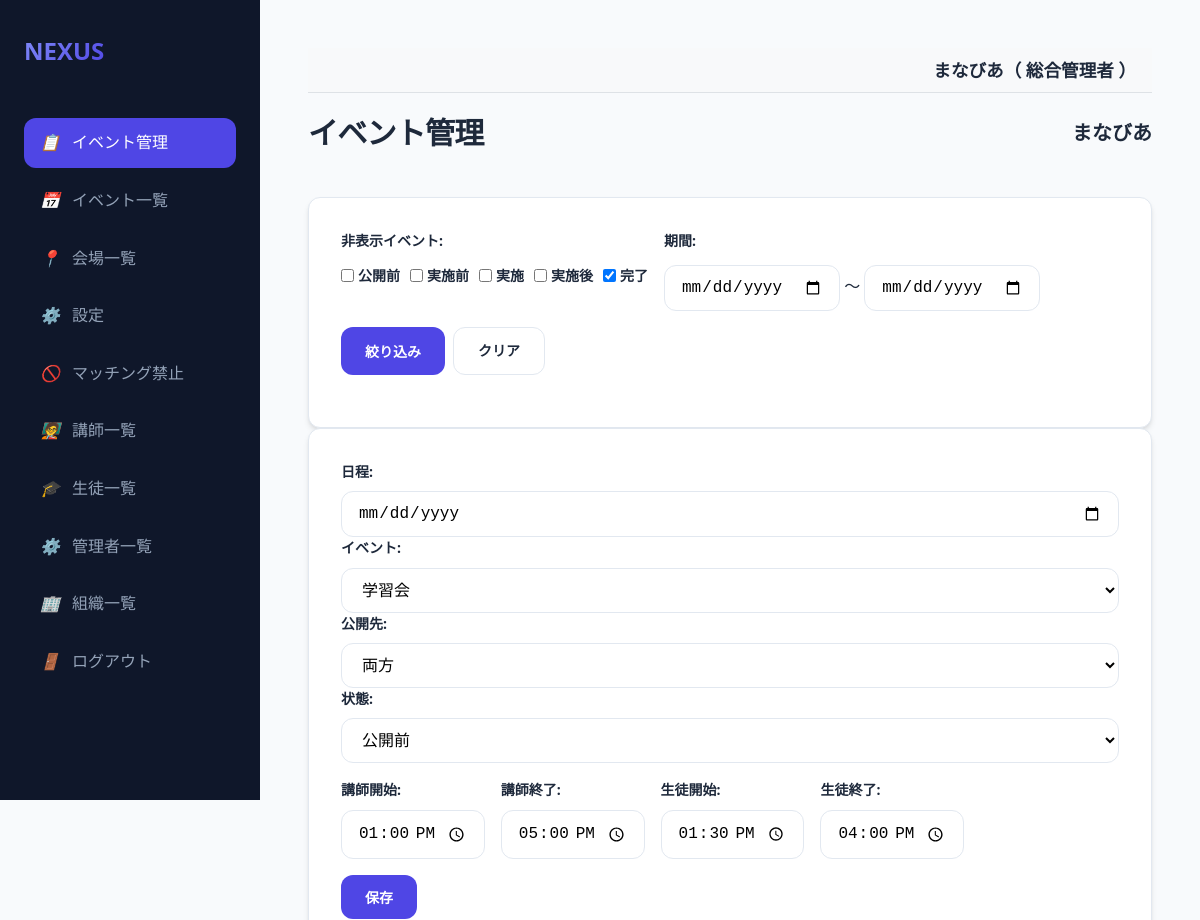
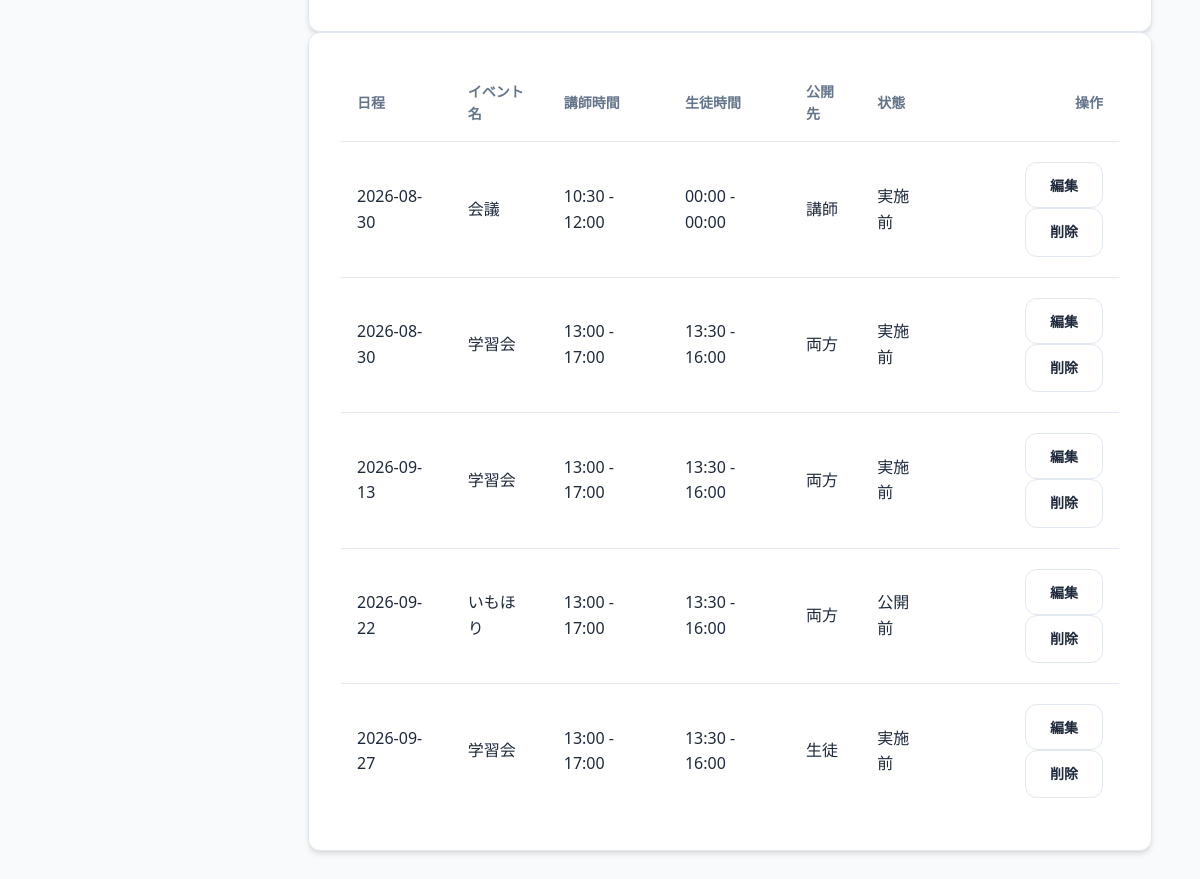
Before: /events (signed in) with the older database file (2 pictures, top to bottom).
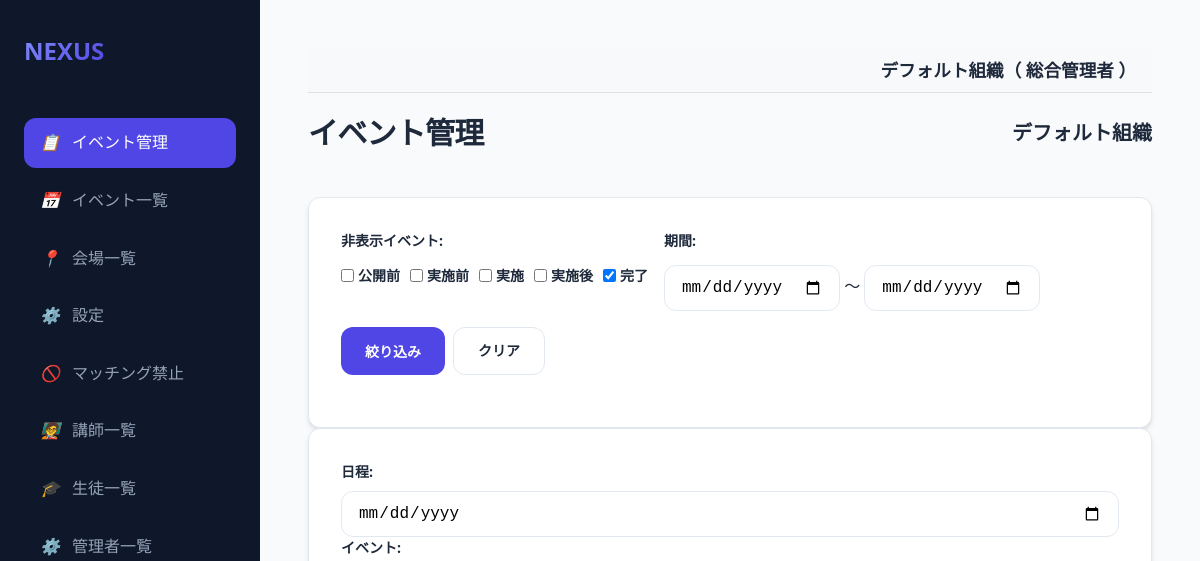
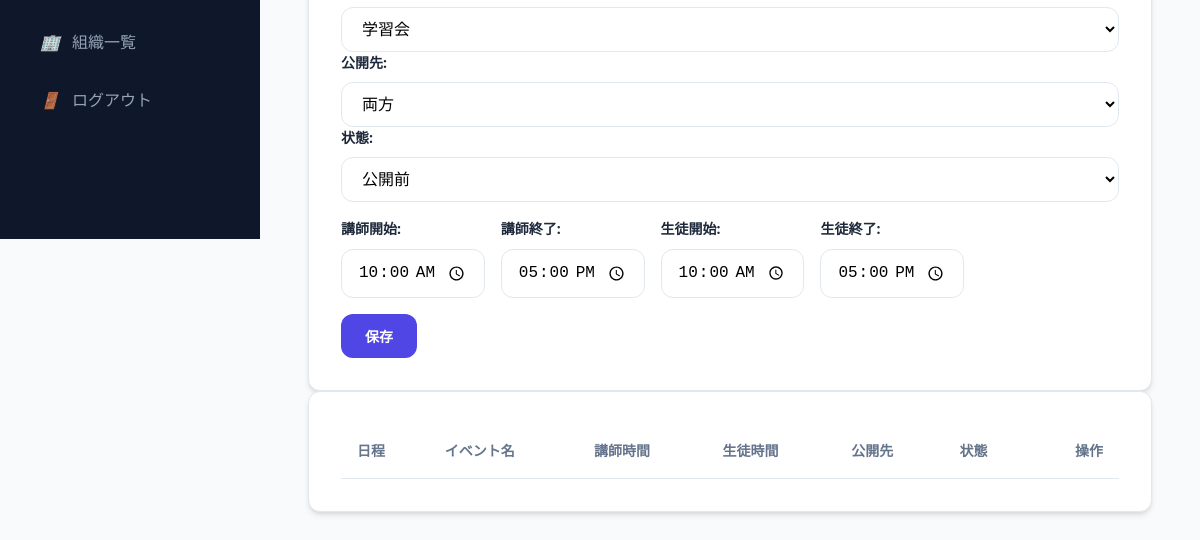
After: the same page with the newer database file (2 pictures, top to bottom).
### models.py (models this page shows, shortened)
class Organization(db.Model):
    id = db.Column(db.Integer, primary_key=True)
    name = db.Column(db.String(100), nullable=False)

class User(db.Model):
    id = db.Column(db.Integer, primary_key=True)
    username = db.Column(db.String(50), unique=True, nullable=False)
    name = db.Column(db.String(50), nullable=True)
    password_hash = db.Column(db.String(128), nullable=False)
    is_admin = db.Column(db.Boolean, default=False)
    is_super_admin = db.Column(db.Boolean, default=False)
    is_org_admin = db.Column(db.Boolean, default=False)
    organization_id = db.Column(db.Integer, db.ForeignKey('organization.id'), nullable=True)
    organization = db.relationship('Organization', backref='users')
    teacher_record = db.relationship('Teacher', back_populates='user', uselist=False)
    student_record = db.relationship('Student', back_populates='user', uselist=False)

class Event(db.Model):
    id = db.Column(db.Integer, primary_key=True)
    date = db.Column(db.DateTime, nullable=False)
    name = db.Column(db.String(100), nullable=False)
    organization_id = db.Column(db.Integer, db.ForeignKey('organization.id'), nullable=False)
    organization = db.relationship('Organization')
    venues = db.relationship('Venue', secondary=event_venue, backref='events')
    teacher_start = db.Column(db.String(5), nullable=False)
    teacher_end = db.Column(db.String(5), nullable=False)
    student_start = db.Column(db.String(5), nullable=False)
    student_end = db.Column(db.String(5), nullable=False)
    publish_to = db.Column(db.String(20), default='両0')
    status = db.Column(db.String(20), default='公開前')

### app.py (the view)
@app.route('/events')
@login_required
@organization_required
def events():
    org_id = session['organization_id']
    hidden_statuses = request.args.getlist('hidden_status')
    if 'filter_applied' not in request.args:
        hidden_statuses = ['完了']
    start_date = request.args.get('start_date')
    end_date = request.args.get('end_date')
    query = Event.query.filter_by(organization_id=org_id)
    if hidden_statuses:
        query = query.filter(~Event.status.in_(hidden_statuses))
    if start_date:
        query = query.filter(Event.date >= datetime.strptime(start_date, '%Y-%m-%d'))
    if end_date:
        query = query.filter(Event.date <= datetime.strptime(end_date, '%Y-%m-%d'))
    events = query.order_by(Event.date).all()
    configs = {c.key: c.value for c in Config.query.filter_by(organization_id=org_id).all()}
    return render_template('events.html', events=events, configs=configs,
                           hidden_statuses=hidden_statuses, start_date=start_date, end_date=end_date)

### app.py (called while the page is built)
@app.after_request
def add_header(response):
    response.headers['Cache-Control'] = 'no-store, no-cache, must-revalidate, max-age=0'
    response.headers['Pragma'] = 'no-cache'
    response.headers['Expires'] = '0'
    return response

def login_required(f):
    @wraps(f)
    def decorated_function(*args, **kwargs):
        if 'user_id' not in session:
            return redirect(url_for('login'))
        return f(*args, **kwargs)
    return decorated_function

def organization_required(f):
    @wraps(f)
    def decorated_function(*args, **kwargs):
        if 'user_id' not in session:
            return redirect(url_for('login'))
        user = db.session.get(User, session['user_id'])
        session['organization_id'] = user.organization_id
        session['org_name'] = user.organization.name
        return f(*args, **kwargs)
    return decorated_function

### templates/events.html (shortened to what the changed rows need)
{% extends "base.html" %}
{% block content %}
<div class="header">
    <h1>イベント管理</h1>
    <h2 style="font-size: 1.25rem;">{{ current_user.organization.name if current_user.is_super_admin else session.get('org_name', '不明') }}</h2>
</div>
<div class="card">
    <form action="/events" method="get" style="display: flex; gap: 1rem; align-items: flex-start; margin-bottom: 1rem; flex-wrap: wrap;">
        <div style="display: flex; flex-direction: column; gap: 0.25rem;">
            <div style="display: flex; gap: 10px; align-items: center; flex-wrap: nowrap; white-space: nowrap;">
                {% for status in ['公開前', '実施前', '実施', '実施後', '完了'] %}
                    <label style="margin: 0; display: flex; align-items: center; gap: 4px;">
                        <input type="checkbox" name="hidden_status" value="{{ status }}"
                        {% if status in hidden_statuses %}checked{% endif %}>
                        {{ status }}
                    </label>
                {% endfor %}
            </div>
        </div>
    </form>
</div>
<div class="card">
    <form action="/event/save" method="post" id="eventForm">
        <div style="display: flex; gap: 1rem; margin-bottom: 1rem; align-items: center; flex-wrap: wrap;">
            <div><label>講師開始: </label><input type="time" name="teacher_start" id="teacherStart" class="form-control"></div>
            <div><label>生徒開始: </label><input type="time" name="student_start" id="studentStart" class="form-control"></div>
            <div><label>生徒終了: </label><input type="time" name="student_end" id="studentEnd" class="form-control"></div>
        </div>
    </form>
</div>
<div class="card">
    <div class="table-container">
        <table>
            <thead>
                <tr>
                    <th>日程</th>
                    <th>イベント名</th>
                    <th>講師時間</th>
                    <th>生徒時間</th>
                    <th>公開先</th>
                    <th>状態</th>
                    <th style="text-align: right;">操作</th>
                </tr>
            </thead>
            <tbody>
                {% for e in events %}
                <tr>
                    <td>{{ e.date.strftime('%Y-%m-%d') }}</td>
                    <td>{{ e.name }}</td>
                    <td>{{ e.teacher_start }} - {{ e.teacher_end }}</td>
                    <td>{{ e.student_start }} - {{ e.student_end }}</td>
                    <td>{{ e.publish_to }}</td>
                    <td>{{ e.status }}</td>
                    <td style="text-align: right;">
                        <button class="btn btn-outline" onclick="editEvent('{{ e.id }}', '{{ e.date.strftime('%Y-%m-%d') }}', '{{ e.name }}', '{{ e.teacher_start }}', '{{ e.teacher_end }}', '{{ e.student_start }}', '{{ e.student_end }}', '{{ e.publish_to }}', '{{ e.status }}')">編集</button>
                        <a href="/event/delete/{{ e.id }}" class="btn btn-outline btn-danger" onclick="return confirm('本当に削除しますか？')">削除</a>
                    </td>
                </tr>
                {% endfor %}
            </tbody>
        </table>
    </div>
</div>
{% endblock %}

### templates/base.html (shortened to what this page needs)
<!DOCTYPE html>
<html lang="ja">
<head>
    <link rel="stylesheet" href="{{ url_for('static', filename='style.css') }}">
</head>
<body>
<aside class="sidebar">
    <a href="/" class="logo">
        <span>NEXUS</span>
    </a>
    <nav class="nav-links">
        {% if current_user.is_admin %}
        <a href="/events" class="nav-item {{ 'active' if request.path == '/events' }}">
            <i>📋</i> イベント管理
        </a>
        <a href="/event/select" class="nav-item {{ 'active' if request.path == '/event/select' }}">
            <i>📅</i> イベント一覧
        </a>
        <a href="/venues" class="nav-item {{ 'active' if request.path == '/venues' }}">
            <i>📍</i> 会場一覧
        </a>
        <a href="/settings" class="nav-item {{ 'active' if request.path == '/settings' }}">
            <i>⚙️</i> 設定
        </a>
        <a href="/prohibited_matches" class="nav-item {{ 'active' if request.path == '/prohibited_matches' }}">
            <i>🚫</i> マッチング禁止
        </a>
        {% if session.get('selected_event_name', '')|trim == '学習会' and session.get('selected_event_status', '')|trim == '実施後' %}
        <a href="/evaluation/teacher" class="nav-item {{ 'active' if request.path == '/evaluation/teacher' }}">
            <i>🧑‍🏫</i> 講師による評価
        </a>
        <a href="/evaluation/student" class="nav-item {{ 'active' if request.path == '/evaluation/student' }}">
            <i>🎓</i> 生徒の感想
        </a>
        {% else %}
        <a href="/teachers" class="nav-item {{ 'active' if request.path == '/teachers' }}">
            <i>🧑‍🏫</i> 講師一覧
        </a>
        <a href="/students" class="nav-item {{ 'active' if request.path == '/students' }}">
            <i>🎓</i> 生徒一覧
        </a>
        {% endif %}
        {% if current_user.is_super_admin %}
        <a href="/users" class="nav-item {{ 'active' if request.path == '/users' }}">
            <i>⚙️</i> 管理者一覧
        </a>
        <a href="/organizations" class="nav-item {{ 'active' if request.path == '/organizations' }}">
            <i>🏢</i> 組織一覧
        </a>
        {% endif %}
        {% endif %}
        <a href="{{ url_for('logout') }}" class="nav-item">
            <i>🚪</i> ログアウト
        </a>
    </nav>
</aside>
<main class="main-content">
    {% if current_user %}
    <div style="background-color: #f8f9fa; padding: 0.5rem 1rem; margin-bottom: 1rem; border-bottom: 1px solid #dee2e6; text-align: right; font-size: 1.1rem; font-weight: bold;">
        {{ current_user.organization.name if current_user.organization else '組織なし' }}（
        {% if current_user.name %}
            {{ current_user.name }}
        {% elif current_user.teacher_record %}
            {{ current_user.teacher_record.name }}
        {% elif current_user.student_record %}
            {{ current_user.student_record.name }}
        {% else %}
            {{ current_user.username }}
        {% endif %}
        ）
    </div>
    {% endif %}
    {% block content %}{% endblock %}
</main>
</body>
</html>

Changed rows visible on the page:
no longer on this page (row unchanged): Organization: organization "まなびあ"
no longer on this page (row edited): Event: date "2026-08-30", name "会議", teacher_start "10:30", teacher_end "12:00", student_start "00:00", student_end "00:00", publish_to "講師", status "実施前"
no longer on this page (row edited): Event: date "2026-08-30", name "学習会", teacher_start "13:00", teacher_end "17:00", student_start "13:30", student_end "16:00", publish_to "両方", status "実施前"
no longer on this page (row edited): Event: date "2026-09-13", name "学習会", teacher_start "13:00", teacher_end "17:00", student_start "13:30", student_end "16:00", publish_to "両方", status "実施前"
no longer on this page (row edited): Event: date "2026-09-22", name "いもほり", teacher_start "13:00", teacher_end "17:00", student_start "13:30", student_end "16:00", publish_to "両方", status "公開前"
no longer on this page (row edited): Event: date "2026-09-27", name "学習会", teacher_start "13:00", teacher_end "17:00", student_start "13:30", student_end "16:00", publish_to "生徒", status "実施前"
added Organization: organization "デフォルト組織"
changed User "総合管理者": organization "まなびあ" → "デフォルト組織"
Other visible differences:
form field teacher_start: "13:00" → "10:00"
form field student_start: "13:30" → "10:00"
form field student_end: "16:00" → "17:00"
